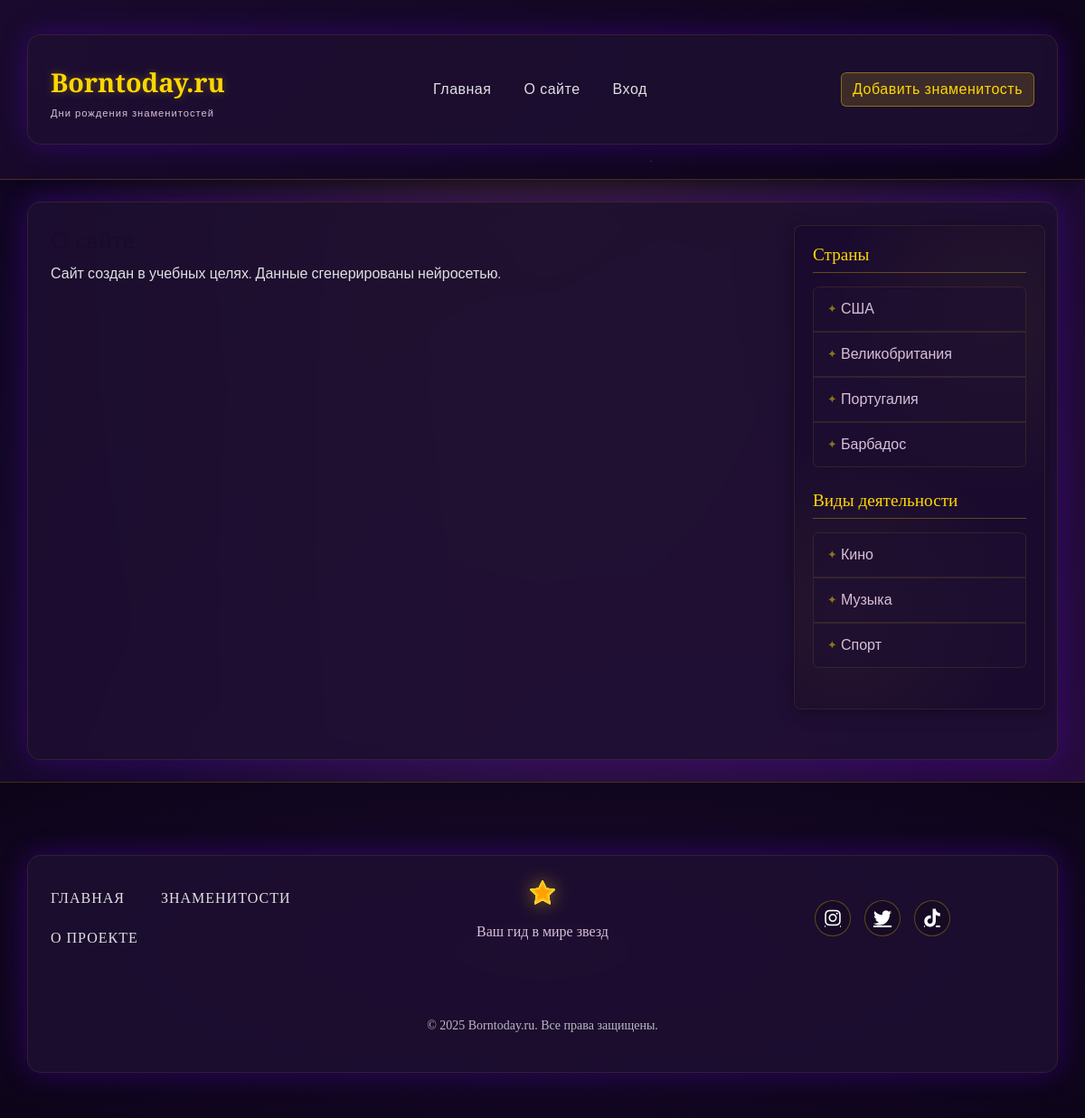
The page /about/ on the database its author committed.
### star/models.py (models this page shows, shortened)
class Country(models.Model):
    name = models.CharField(max_length=100)  # Название страны
    slug = models.SlugField(max_length=255, unique=True, blank=True, db_index=True, verbose_name="URL")

class Category(models.Model):
    title = models.CharField(max_length=100)  # Название категории
    slug = models.SlugField(max_length=255, unique=True, blank=True, db_index=True, verbose_name="URL")

### star/views.py (the view)
# urls.py: path('about/', views.about, name='about'),
def about(request):
    countries = Country.objects.all()
    categories = Category.objects.all()
    context = {
        'title': 'О сайте',
        'description': 'Сайт создан в учебных целях. Данные сгенерированы нейросетью.',
        'star_countries': countries,
        'star_categories': categories,
    }
    return render(request, 'star/about.html', context)

### star/templates/star/about.html (shortened to what this page needs)
{% extends 'star/base.html' %}
{% block content %}
<h3>О сайте</h3>
<p>
{{ description  }}
{% endblock %}

### star/templates/star/sidebar.html
<div class="col-md-3">
  <h5>Страны</h5>
  <ul class="list-group mb-4">
    {% for country in star_countries %}
    <li class="list-group-item">
      <a href="{% url 'stars_by_country' country.slug %}">{{country.name}}</a>
    </li>
    {% endfor %}
  </ul>
  <h5>Виды деятельности</h5>
  <ul class="list-group">
    {% for cat in star_categories %}
    <li class="list-group-item">
      <a href="{% url 'stars_by_category' cat.slug %}">{{ cat.title }}</a>
    </li>
    {% endfor %}
  </ul>
</div>

### star/static/css-star/body-star.css (style rules this page uses)
body { color: #e0e0e0; font-family: 'Montserrat', sans-serif; min-height: 100vh; background: radial-gradient(ellipse at top, rgba(255, 215, 0, 0.1) 0%, transparent 70%), radial-gradient(ellipse at bottom, rgba(106, 0, 255, 0.1) 0%, transparent 70%), linear-gradient(135deg, #0f0521 0%, #1a0a2e 50%, #2d0b45 100%); background-attachment: fixed; margin: 0; padding: 0; }
body::before { content: ""; position: fixed; top: 0; left: 0; width: 100%; height: 100%; background: radial-gradient(2px 2px at 20% 30%, #fff 1%, transparent 2%), radial-gradient(2px 2px at 80% 70%, #fff 1%, transparent 2%), radial-gradient(3px 3px at 40% 80%, #fff 1%, transparent 2%), radial-gradient(2px 2px at 60% 10%, #fff 1%, transparent 2%); background-size: 200px 200px; z-index: -1; animation: starsAnimation 50s linear infinite; pointer-events: none; }
h1, h2, h3, h4, h5, h6 { font-family: 'Playfair Display', serif; color: #1a0a2e; }
a { color: #8a2be2; transition: all 0.3s ease; }

### star/static/css-star/sidebar-star.css (style rules this page uses)
.col-md-3 { background: rgba(26, 10, 46, 0.7); border-radius: 8px; padding: 20px; backdrop-filter: blur(5px); border: 1px solid rgba(255, 215, 0, 0.1); box-shadow: 0 4px 20px rgba(0, 0, 0, 0.3); margin-bottom: 30px; position: relative; overflow: hidden; }
.col-md-3::before { content: ""; position: absolute; top: 0; right: 0; width: 100%; height: 100%; background: radial-gradient(circle at 80% 20%, rgba(255, 215, 0, 0.05) 0%, transparent 40%), radial-gradient(circle at 20% 80%, rgba(255, 215, 0, 0.05) 0%, transparent 40%); z-index: 0; }
.col-md-3 h5 { color: #ffd700; font-family: 'Playfair Display', serif; font-size: 1.2rem; margin-bottom: 15px; padding-bottom: 8px; border-bottom: 1px solid rgba(255, 215, 0, 0.3); position: relative; z-index: 1; }
.list-group { border-radius: 6px !important; overflow: hidden; margin-bottom: 25px !important; position: relative; z-index: 1; }
.list-group-item { background-color: rgba(30, 15, 50, 0.6) !important; border: 1px solid rgba(255, 215, 0, 0.1) !important; color: #e0e0e0; transition: all 0.3s ease; padding: 12px 15px; }
.list-group-item a { color: #D8BFD8; text-decoration: none; display: block; position: relative; padding-left: 15px; transition: all 0.3s ease; }
.list-group-item a::before { content: "✦"; position: absolute; left: 0; top: 50%; transform: translateY(-50%); color: rgba(255, 215, 0, 0.5); font-size: 0.8rem; transition: all 0.3s ease; }
.list-group-item:last-child { margin-bottom: 0; }

### rows shown on the page
Country: name "США"
Country: name "Великобритания"
Country: name "Португалия"
Country: name "Барбадос"
Category: title "Кино"
Category: title "Музыка"
Category: title "Спорт"

### other values the page prints
{{ description }} "Сайт создан в учебных целях. Данные сгенерированы нейросетью."
